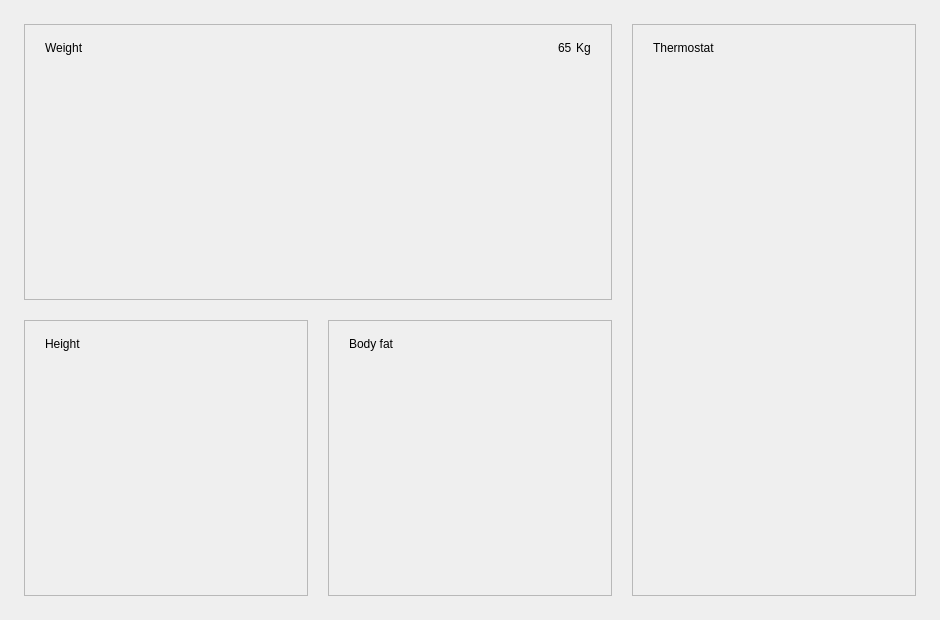
<?xml version='1.0' encoding='utf-8'?>
<ui version="4.0">
 <class>MainWindow</class>
 <widget class="QMainWindow" name="MainWindow">
  <property name="geometry">
   <rect>
    <x>0</x>
    <y>0</y>
    <width>940</width>
    <height>620</height>
   </rect>
  </property>
  <property name="windowTitle">
   <string>QCustomRulerPicker — Demo</string>
  </property>
  <widget class="QWidget" name="centralwidget">
   <layout class="QGridLayout" name="mainGrid">
    <property name="leftMargin">
     <number>24</number>
    </property>
    <property name="topMargin">
     <number>24</number>
    </property>
    <property name="rightMargin">
     <number>24</number>
    </property>
    <property name="bottomMargin">
     <number>24</number>
    </property>
    <property name="horizontalSpacing">
     <number>20</number>
    </property>
    <property name="verticalSpacing">
     <number>20</number>
    </property>
    <item row="0" column="0" colspan="2">
     <widget class="QFrame" name="weightCard">
      <property name="frameShape">
       <enum>QFrame::StyledPanel</enum>
      </property>
      <layout class="QVBoxLayout" name="weightCardLayout" stretch="0,0,1">
       <property name="leftMargin">
        <number>20</number>
       </property>
       <property name="topMargin">
        <number>16</number>
       </property>
       <property name="rightMargin">
        <number>20</number>
       </property>
       <property name="bottomMargin">
        <number>16</number>
       </property>
       <property name="spacing">
        <number>4</number>
       </property>
       <item>
        <layout class="QHBoxLayout" name="weightCardHeader">
         <item>
          <widget class="QLabel" name="weightCardTitle">
           <property name="text">
            <string>Weight</string>
           </property>
          </widget>
         </item>
         <item>
          <spacer name="weightCardHeaderSpacer">
           <property name="orientation">
            <enum>Qt::Horizontal</enum>
           </property>
           <property name="sizeHint" stdset="0">
            <size>
             <width>10</width>
             <height>0</height>
            </size>
           </property>
          </spacer>
         </item>
         <item>
          <widget class="QLabel" name="weightValue">
           <property name="text">
            <string>65</string>
           </property>
          </widget>
         </item>
         <item>
          <widget class="QLabel" name="weightUnit">
           <property name="text">
            <string>Kg</string>
           </property>
          </widget>
         </item>
        </layout>
       </item>
       <item>
        <spacer name="weightCardSpacer">
         <property name="orientation">
          <enum>Qt::Vertical</enum>
         </property>
         <property name="sizeType">
          <enum>QSizePolicy::Fixed</enum>
         </property>
         <property name="sizeHint" stdset="0">
          <size>
           <width>0</width>
           <height>6</height>
          </size>
         </property>
        </spacer>
       </item>
       <item>
        <widget class="QCustomRulerPicker" name="weightRuler" native="true">
         <property name="sizePolicy">
          <sizepolicy hsizetype="Expanding" vsizetype="Expanding">
           <horstretch>0</horstretch>
           <verstretch>1</verstretch>
          </sizepolicy>
         </property>
         <property name="minimum" stdset="0">
          <double>40.0</double>
         </property>
         <property name="maximum" stdset="0">
          <double>120.0</double>
         </property>
         <property name="step" stdset="0">
          <double>1.0</double>
         </property>
         <property name="value" stdset="0">
          <double>65.0</double>
         </property>
         <property name="majorEvery" stdset="0">
          <number>5</number>
         </property>
        </widget>
       </item>
      </layout>
     </widget>
    </item>
    <item row="1" column="0">
     <widget class="QFrame" name="heightCard">
      <property name="frameShape">
       <enum>QFrame::StyledPanel</enum>
      </property>
      <layout class="QVBoxLayout" name="heightCardLayout" stretch="0,0,1">
       <property name="leftMargin">
        <number>20</number>
       </property>
       <property name="topMargin">
        <number>16</number>
       </property>
       <property name="rightMargin">
        <number>20</number>
       </property>
       <property name="bottomMargin">
        <number>16</number>
       </property>
       <property name="spacing">
        <number>4</number>
       </property>
       <item>
        <layout class="QHBoxLayout" name="heightCardHeader">
         <item>
          <widget class="QLabel" name="heightCardTitle">
           <property name="text">
            <string>Height</string>
           </property>
          </widget>
         </item>
         <item>
          <spacer name="heightCardHeaderSpacer">
           <property name="orientation">
            <enum>Qt::Horizontal</enum>
           </property>
           <property name="sizeHint" stdset="0">
            <size>
             <width>10</width>
             <height>0</height>
            </size>
           </property>
          </spacer>
         </item>
        </layout>
       </item>
       <item>
        <spacer name="heightCardSpacer">
         <property name="orientation">
          <enum>Qt::Vertical</enum>
         </property>
         <property name="sizeType">
          <enum>QSizePolicy::Fixed</enum>
         </property>
         <property name="sizeHint" stdset="0">
          <size>
           <width>0</width>
           <height>6</height>
          </size>
         </property>
        </spacer>
       </item>
       <item>
        <widget class="QCustomRulerPicker" name="heightRuler" native="true">
         <property name="sizePolicy">
          <sizepolicy hsizetype="Expanding" vsizetype="Expanding">
           <horstretch>0</horstretch>
           <verstretch>1</verstretch>
          </sizepolicy>
         </property>
         <property name="minimum" stdset="0">
          <double>120.0</double>
         </property>
         <property name="maximum" stdset="0">
          <double>210.0</double>
         </property>
         <property name="step" stdset="0">
          <double>1.0</double>
         </property>
         <property name="value" stdset="0">
          <double>178.0</double>
         </property>
         <property name="centered" stdset="0">
          <bool>true</bool>
         </property>
         <property name="tickSpacing" stdset="0">
          <double>10.0</double>
         </property>
         <property name="majorEvery" stdset="0">
          <number>5</number>
         </property>
         <property name="showValue" stdset="0">
          <bool>true</bool>
         </property>
         <property name="unit" stdset="0">
          <string>cm</string>
         </property>
        </widget>
       </item>
      </layout>
     </widget>
    </item>
    <item row="1" column="1">
     <widget class="QFrame" name="bodyFatCard">
      <property name="frameShape">
       <enum>QFrame::StyledPanel</enum>
      </property>
      <layout class="QVBoxLayout" name="bodyFatCardLayout" stretch="0,0,1">
       <property name="leftMargin">
        <number>20</number>
       </property>
       <property name="topMargin">
        <number>16</number>
       </property>
       <property name="rightMargin">
        <number>20</number>
       </property>
       <property name="bottomMargin">
        <number>16</number>
       </property>
       <property name="spacing">
        <number>4</number>
       </property>
       <item>
        <layout class="QHBoxLayout" name="bodyFatCardHeader">
         <item>
          <widget class="QLabel" name="bodyFatCardTitle">
           <property name="text">
            <string>Body fat</string>
           </property>
          </widget>
         </item>
         <item>
          <spacer name="bodyFatCardHeaderSpacer">
           <property name="orientation">
            <enum>Qt::Horizontal</enum>
           </property>
           <property name="sizeHint" stdset="0">
            <size>
             <width>10</width>
             <height>0</height>
            </size>
           </property>
          </spacer>
         </item>
        </layout>
       </item>
       <item>
        <spacer name="bodyFatCardSpacer">
         <property name="orientation">
          <enum>Qt::Vertical</enum>
         </property>
         <property name="sizeType">
          <enum>QSizePolicy::Fixed</enum>
         </property>
         <property name="sizeHint" stdset="0">
          <size>
           <width>0</width>
           <height>6</height>
          </size>
         </property>
        </spacer>
       </item>
       <item>
        <widget class="QCustomRulerPicker" name="bodyFatRuler" native="true">
         <property name="sizePolicy">
          <sizepolicy hsizetype="Expanding" vsizetype="Expanding">
           <horstretch>0</horstretch>
           <verstretch>1</verstretch>
          </sizepolicy>
         </property>
         <property name="minimum" stdset="0">
          <double>5.0</double>
         </property>
         <property name="maximum" stdset="0">
          <double>40.0</double>
         </property>
         <property name="step" stdset="0">
          <double>0.5</double>
         </property>
         <property name="value" stdset="0">
          <double>18.5</double>
         </property>
         <property name="majorEvery" stdset="0">
          <number>10</number>
         </property>
         <property name="showValue" stdset="0">
          <bool>true</bool>
         </property>
         <property name="unit" stdset="0">
          <string>%</string>
         </property>
        </widget>
       </item>
      </layout>
     </widget>
    </item>
    <item row="0" column="2" rowspan="2">
     <widget class="QFrame" name="thermoCard">
      <property name="frameShape">
       <enum>QFrame::StyledPanel</enum>
      </property>
      <layout class="QVBoxLayout" name="thermoCardLayout" stretch="0,0,1">
       <property name="leftMargin">
        <number>20</number>
       </property>
       <property name="topMargin">
        <number>16</number>
       </property>
       <property name="rightMargin">
        <number>20</number>
       </property>
       <property name="bottomMargin">
        <number>16</number>
       </property>
       <property name="spacing">
        <number>4</number>
       </property>
       <item>
        <layout class="QHBoxLayout" name="thermoCardHeader">
         <item>
          <widget class="QLabel" name="thermoCardTitle">
           <property name="text">
            <string>Thermostat</string>
           </property>
          </widget>
         </item>
         <item>
          <spacer name="thermoCardHeaderSpacer">
           <property name="orientation">
            <enum>Qt::Horizontal</enum>
           </property>
           <property name="sizeHint" stdset="0">
            <size>
             <width>10</width>
             <height>0</height>
            </size>
           </property>
          </spacer>
         </item>
        </layout>
       </item>
       <item>
        <spacer name="thermoCardSpacer">
         <property name="orientation">
          <enum>Qt::Vertical</enum>
         </property>
         <property name="sizeType">
          <enum>QSizePolicy::Fixed</enum>
         </property>
         <property name="sizeHint" stdset="0">
          <size>
           <width>0</width>
           <height>6</height>
          </size>
         </property>
        </spacer>
       </item>
       <item>
        <widget class="QCustomRulerPicker" name="thermoRuler" native="true">
         <property name="sizePolicy">
          <sizepolicy hsizetype="Expanding" vsizetype="Expanding">
           <horstretch>0</horstretch>
           <verstretch>1</verstretch>
          </sizepolicy>
         </property>
         <property name="minimum" stdset="0">
          <double>16.0</double>
         </property>
         <property name="maximum" stdset="0">
          <double>30.0</double>
         </property>
         <property name="step" stdset="0">
          <double>1.0</double>
         </property>
         <property name="value" stdset="0">
          <double>22.0</double>
         </property>
         <property name="orientation" stdset="0">
          <string>vertical</string>
         </property>
         <property name="majorEvery" stdset="0">
          <number>2</number>
         </property>
         <property name="showValue" stdset="0">
          <bool>true</bool>
         </property>
         <property name="unit" stdset="0">
          <string>°C</string>
         </property>
        </widget>
       </item>
      </layout>
     </widget>
    </item>
   </layout>
  </widget>
 </widget>
 <customwidgets>
  <customwidget>
   <class>QCustomRulerPicker</class>
   <extends>QWidget</extends>
   <header>Custom_Widgets.QCustomRulerPicker</header>
   <container>0</container>
  </customwidget>
 <customwidget><class>QPushButton</class><extends>QPushButton</extends><header location="global">Custom_Widgets.Theme.h</header><container>1</container></customwidget><customwidget><class>QLabel</class><extends>QLabel</extends><header location="global">Custom_Widgets.Theme.h</header><container>1</container></customwidget></customwidgets>
 <connections />
</ui>
